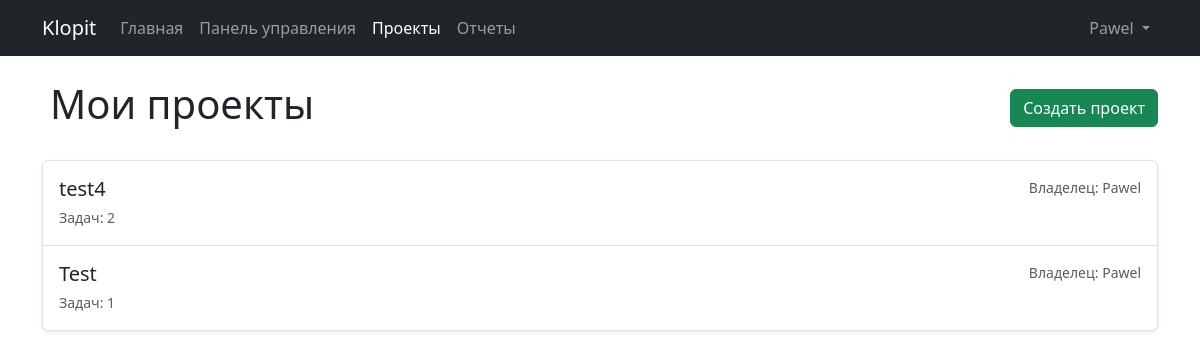
The page /projects/ (signed in) on the database its author committed.
### app/models.py (models this page shows, shortened)
class User(UserMixin, db.Model):
    id = db.Column(db.Integer, primary_key=True)
    username = db.Column(db.String(64), index=True, unique=True, nullable=False)
    email = db.Column(db.String(120), index=True, unique=True, nullable=False)
    password_hash = db.Column(db.String(128), nullable=False)
    created_at = db.Column(db.DateTime, default=datetime.utcnow)
    is_active = db.Column(db.Boolean, default=True)
    role_id = db.Column(db.Integer, db.ForeignKey('role.id'))
    projects_owned = db.relationship('Project', backref='owner', lazy='dynamic', foreign_keys='Project.owner_id')
    projects_member_of = db.relationship('Project', secondary=project_members,
                                         back_populates='members', lazy='dynamic')
    tasks_assigned = db.relationship('Task', backref='assignee', lazy='dynamic', foreign_keys='Task.assignee_id')
    tasks_created = db.relationship('Task', backref='creator', lazy='dynamic', foreign_keys='Task.creator_id')
    uploaded_files = db.relationship('File', backref='uploader', lazy='dynamic')
    comments = db.relationship('Comment', backref='author', lazy='dynamic')
    notifications = db.relationship('Notification', backref='recipient', lazy='dynamic',
                                    foreign_keys='Notification.user_id')
    def is_admin(self):
        return self.role is not None and self.role.name == 'Admin'
    def new_notifications_count(self):
        return self.notifications.filter_by(is_read=False).count()

class Project(db.Model):
    id = db.Column(db.Integer, primary_key=True)
    name = db.Column(db.String(150), index=True, nullable=False)
    description = db.Column(db.Text, nullable=True)
    created_at = db.Column(db.DateTime, index=True, default=datetime.utcnow)
    owner_id = db.Column(db.Integer, db.ForeignKey('user.id'), nullable=False)
    tasks = db.relationship('Task', backref='project', lazy='dynamic', cascade='all, delete-orphan', foreign_keys='Task.project_id')
    files = db.relationship('File', backref='project', lazy='dynamic', cascade='all, delete-orphan') # backref из File
    members = db.relationship('User', secondary=project_members,
                              back_populates='projects_member_of', lazy='dynamic')

### app/projects/routes.py (the view)
@bp.route('/')
@login_required
def list_projects():
    accessible_projects_query = Project.query.outerjoin(
        project_members, (Project.id == project_members.c.project_id)
    ).filter(
        or_(
            Project.owner_id == current_user.id,
            project_members.c.user_id == current_user.id
        )
    ).distinct().order_by(Project.created_at.desc())
    all_accessible_projects = accessible_projects_query.all()
    return render_template('project_list.html', title='Мои проекты', projects=all_accessible_projects)

### app/projects/templates/project_list.html (shortened to what this page needs)
{% extends "base.html" %}
{% block content %}
<div class="d-flex justify-content-between align-items-center mb-4">
    <h1>{{ title }}</h1>
    <a href="{{ url_for('projects.create_project') }}" class="btn btn-success">
          Создать проект
    </a>
</div>
{% if projects %}
    <div class="list-group shadow-sm">
        {% for project in projects %}
        <a href="{{ url_for('projects.view_project', project_id=project.id) }}" class="list-group-item list-group-item-action p-3">
            <div class="d-flex w-100 justify-content-between">
                <h5 class="mb-1">{{ project.name }}</h5>
                <small class="text-muted">
                     Владелец: {{ project.owner.username }}
                </small>
            </div>
             <small class="text-muted">Задач: {{ project.tasks.count() }}</small>
        </a>
        {% endfor %}
    </div>
{% else %}
    <div class="alert alert-info mt-3" role="alert">
      <i class="bi bi-info-circle me-2"></i> У вас пока нет доступных проектов.
      <a href="{{ url_for('projects.create_project') }}" class="alert-link">Создайте свой первый проект!</a>
    </div>
{% endif %}
{% endblock %}

### app/templates/includes/_navbar.html (shortened to what this page needs)
<nav class="navbar navbar-expand-lg bg-dark navbar-dark mb-4">
  <div class="container">
    <a class="navbar-brand" href="{{ url_for('main.index') }}">
      Klopit
    </a>
    <div class="collapse navbar-collapse" id="navbarNav">
      <ul class="navbar-nav me-auto mb-2 mb-lg-0">
        <li class="nav-item">
          <a class="nav-link {% if request.endpoint == 'main.index' %}active{% endif %}" href="{{ url_for('main.index') }}">Главная</a>
        </li>
        {% if current_user.is_authenticated %}
          <li class="nav-item">
              <a class="nav-link {% if request.blueprint == 'dashboard' %}active{% endif %}" href="{{ url_for('dashboard.index') }}">Панель управления</a>
            </li>
            <li class="nav-item">
              <a class="nav-link {% if request.blueprint == 'projects' %}active{% endif %}" href="{{ url_for('projects.list_projects') }}">Проекты</a>
            </li>
            <li class="nav-item">
              <a class="nav-link {% if request.blueprint == 'reports' %}active{% endif %}" href="{{ url_for('reports.index') }}">Отчеты</a>
            </li>
        {% endif %}
      </ul>
      <ul class="navbar-nav ms-auto mb-2 mb-lg-0 align-items-center">
         {% if current_user.is_authenticated %}
             <li class="nav-item me-2">
                 <a class="nav-link position-relative {% if unread_notifications_count > 0 %}text-warning{% endif %}" href="{{ url_for('dashboard.notifications') }}" title="Уведомления">
                 </a>
             </li>
             <li class="nav-item dropdown">
              <a class="nav-link dropdown-toggle" href="#" role="button" data-bs-toggle="dropdown" aria-expanded="false">
                {{ current_user.username }}
              </a>
            </li>
         {% endif %}
      </ul>
    </div>
  </div>
</nav>

### rows shown on the page
User: username "Pawel"
Project: name "test4", owner.username "Pawel", tasks.count "2"
Project: name "Test", owner.username "Pawel", tasks.count "1"

### other values the page prints
{{ title }} "Мои проекты"
